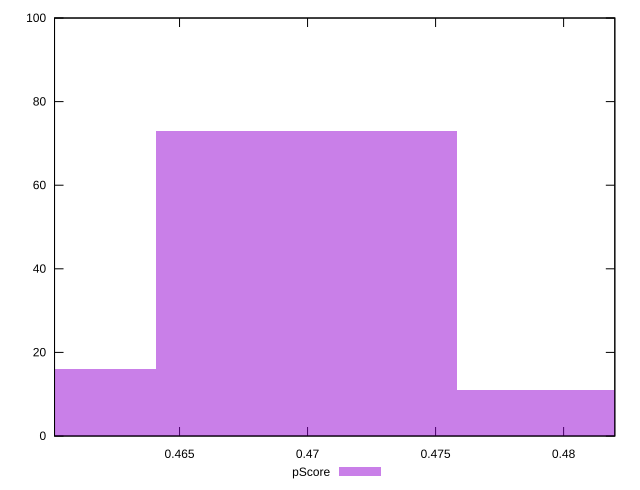

Recreate this plot in gnuplot.
reset

$pScore <<EOF
0.45821499186131753 16
0.46996409421673596 73
0.48171319657215433 11
EOF

set key outside below
set boxwidth 0.011749102355418399
set xrange [0.4601176470588235:0.482]
set yrange [0:100]
set trange [0:100]
set style fill transparent solid 0.5 noborder
set terminal svg size 640, 490 enhanced background rgb 'white'
set output "report_00017_2021-02-10T15-08-03.406Z/uses-rel-preload/samples/pages+cached+noadtech+nomedia+nocss/pScore/histogram.svg"

plot $pScore title "pScore" with boxes

reset
